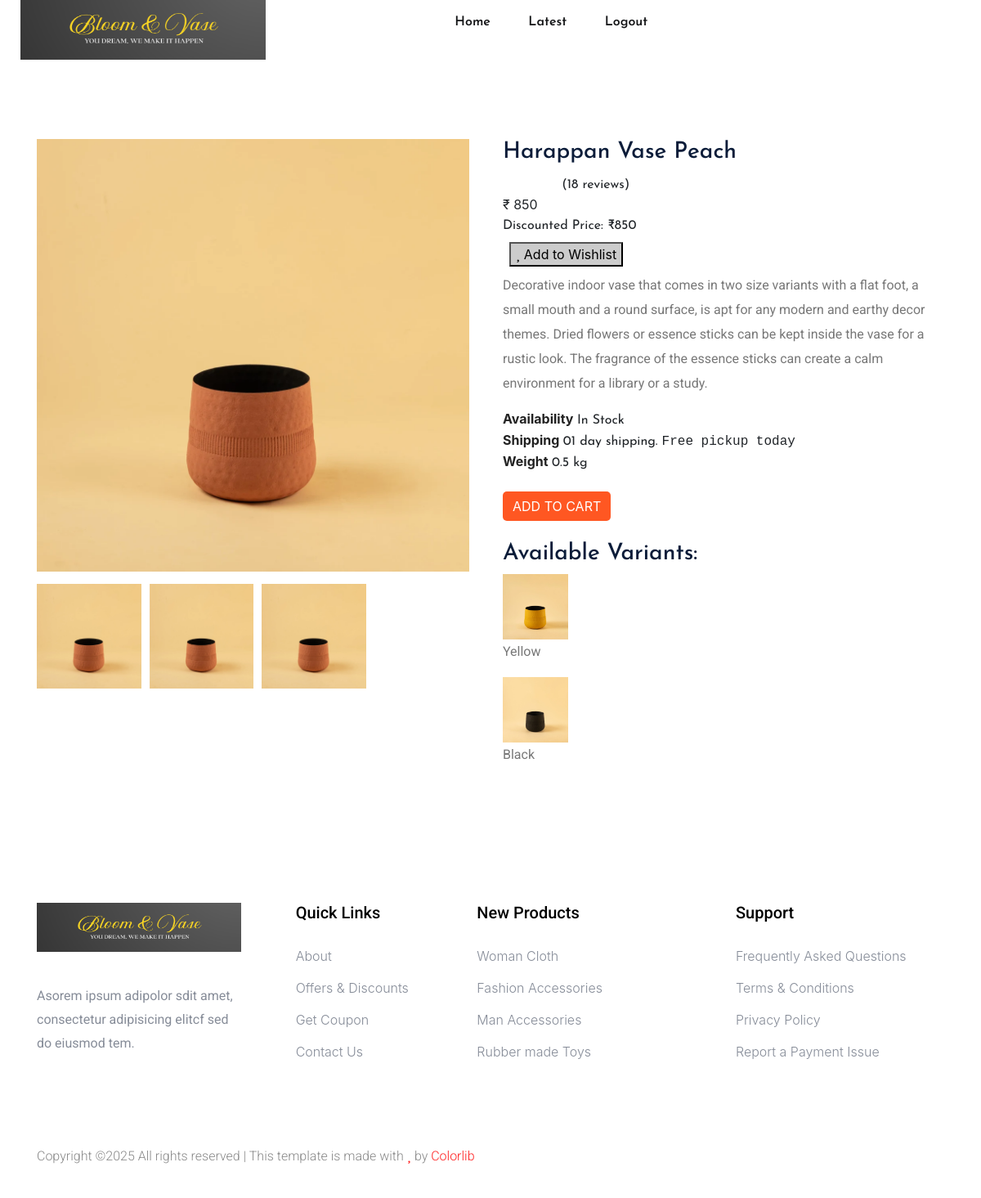
The page /product/67/ (signed in) on the database its author committed.
### product/models.py (models this page shows, shortened)
class Product(models.Model):
    CHOICES = [
        ('large','Large'),
        ('medium','Medium'),
        ('small','Small')
    ]
    name = models.CharField(max_length=100)
    base_image = models.ImageField(upload_to='products/base')
    price = models.PositiveIntegerField()
    description = models.TextField()
    created = models.DateTimeField(default=datetime.now)
    discount = models.FloatField()
    size = models.CharField(max_length=20,choices=CHOICES,default = 'small')
    category = models.ForeignKey('Category',on_delete=models.CASCADE)
    soft_deleted = models.BooleanField(default=False)

class ProductImage(models.Model):
    image = models.ImageField(upload_to='products/')
    product = models.ForeignKey('Product',on_delete=models.CASCADE)

class ProductVariant(models.Model):
    product = models.ForeignKey('Product', on_delete=models.CASCADE, related_name='variants')
    color = models.CharField(max_length=50)
    quantity = models.PositiveIntegerField()
    variant_image = models.ImageField(upload_to='products/variants', null=True, blank=True)
    is_default = models.BooleanField(default=False)
    def __str__(self):
        return f"{self.product.name} - {self.color}"

### product/views.py (the view)
# urls.py: path('product/<int:pk>/', product_details, name='product_details'),
@login_required
def product_details(request,pk):
    try:
        product = Product.objects.get(id = pk)
    except Product.DoesNotExist:
        messages.error(request,"Sorry this product is no longer available")
        return redirect('home')
    images = ProductImage.objects.filter(product = product)
    variants = product.variants.all()
    product_in_wishlist = False
    if request.user.is_authenticated:
        wishlist = Wishlist.objects.filter(user=request.user).first()
        if wishlist:
            product_in_wishlist = WishlistItem.objects.filter(wishlist=wishlist, product=product).exists()
    print(variants,'variant')
    discounted_price = get_discounted_price(product)
    print(discounted_price)
    context = {'product':product,
               'images':images,
               'variants': variants,
               'product_in_wishlist': product_in_wishlist,
               'discounted_price': discounted_price,
               'page':"product_page",
               }
    return render(request,'product/product_details.html',context)

### product/templates/product/product_details.html (shortened to what this page needs)
{%extends 'user/index.html'%}
{% load static %}
{%block body%}
<section class="product-details spad" style='margin-top:100px;'>
    <div class="container">
        <div class="row">
            <div class="col-lg-6 col-md-6">
                <div class="product__details__pic">
                    <div class="product__details__pic__item zoom-container">
                        <img id="main-image" class="product__details__pic__item--large zoom" style="width: 98%;"
                            src="{{ product.base_image.url }}" alt="NO">
                    </div>
                     <div class="product__details__pic__slider owl-carousel" style='margin-top: 15px'>
                        {% for image in images %}
                        <img class="thumbnail-image" data-imgbigurl="{{ image.image.url }}"
                            src="{{ product.base_image.url }}" alt="no" style="cursor: pointer;">
                        {% endfor %}
                    </div>
                </div>
            </div>
            <div class="col-lg-6 col-md-6">
                <div class="product__details__text">
                    <h3>{{product.name}}</h3>
                    <div class="product__details__rating">
                        <i class="fa fa-star"></i>
                        <i class="fa fa-star"></i>
                        <i class="fa fa-star"></i>
                        <i class="fa fa-star"></i>
                        <span>(18 reviews)</span>
                    </div>
                    <div class="product__details__price">₹ {{product.price}}</div>
                    {% if discounted_price is not none %}
                    <span class="discounted-price">Discounted Price: ₹{{ discounted_price }}</span>
                    {% endif %}
                    <div class="wishlist-btn-container" data-product-id="{{ product.id }}">
                        <div class="d-inline-flex align-items-center p-2 wishlist-btn" style="cursor: pointer;">
                            {% if product_in_wishlist %}
                            <button class="remove-from-wishlist" style="background-color: #ff6f61; color: white;">
                                <i class="fas fa-heart"></i> Remove from Wishlist
                            </button>
                            {% else %}
                            <button class="add-to-wishlist" style="background-color: #ccc; color: black;">
                                <i class="fas fa-heart"></i> Add to Wishlist
                            </button>
                            {% endif %}
                        </div>
                    </div>
                    <p>{{product.description}}</p>
                    <ul>
                        <li><b>Availability</b> <span>In Stock</span></li>
                        <li><b>Shipping</b> <span>01 day shipping. <samp>Free pickup today</samp></span></li>
                        <li><b>Weight</b> <span>0.5 kg</span></li>
                            <div>
                                <form method="POST" action="{% url 'add_to_cart' product.id %}">
                                    <button type="submit"
                                        style="
                                            background-color: #FF5722;
                                            color: white;
                                            padding: 6px 12px;
                                            font-size: 16px;
                                            margin-top:23px;
                                            border: none;
                                            border-radius: 5px;
                                            cursor: pointer;
                                            transition: background-color 0.3s ease;
                                        ">
                                        ADD TO CART
                                    </button>
                                </form>
                            </div>
                            <div class="share">
                                <a href="#"><i class="fa fa-facebook"></i></a>
                                <a href="#"><i class="fa fa-twitter"></i></a>
                                <a href="#"><i class="fa fa-instagram"></i></a>
                                <a href="#"><i class="fa fa-pinterest"></i></a>
                            </div>
                             <ul>
{% if variants %}
<h3>Available Variants:</h3>
<ul>
    {% for variant in variants %}
    <li>
        <a href="{% url 'variant_details' variant.pk %}">
            {% if variant.variant_image %}
            <img src="{{ variant.variant_image.url }}" alt="{{ variant.color }}" style="width: 80px; height: auto">
            {% endif %}
        </a>
        <p>{{ variant.color }}</p>
    </li>
    {% endfor %}
</ul>
{% endif %}
</ul>
                    </ul>
                </div>
            </div>
        </div>
    </div>
</section>
{%endblock body%}

### rows shown on the page
Product: base_image (picture), name "Harappan Vase Peach", price "850", description "Decorative indoor vase that comes in two size variants with a flat foot, a small mouth and a round surface, is apt for any modern and earthy decor themes. Dried flowers or essence sticks can be kept inside the vase for a rustic look. The fragrance of the essence sticks can create a calm environment for a library or a study."
ProductImage: base_image (picture)
ProductImage: base_image (picture)
ProductImage: base_image (picture)
ProductVariant: variant_image (picture), color "Yellow"
ProductVariant: variant_image (picture), color "Black"

### other values the page prints
{{ discounted_price }} "850"
